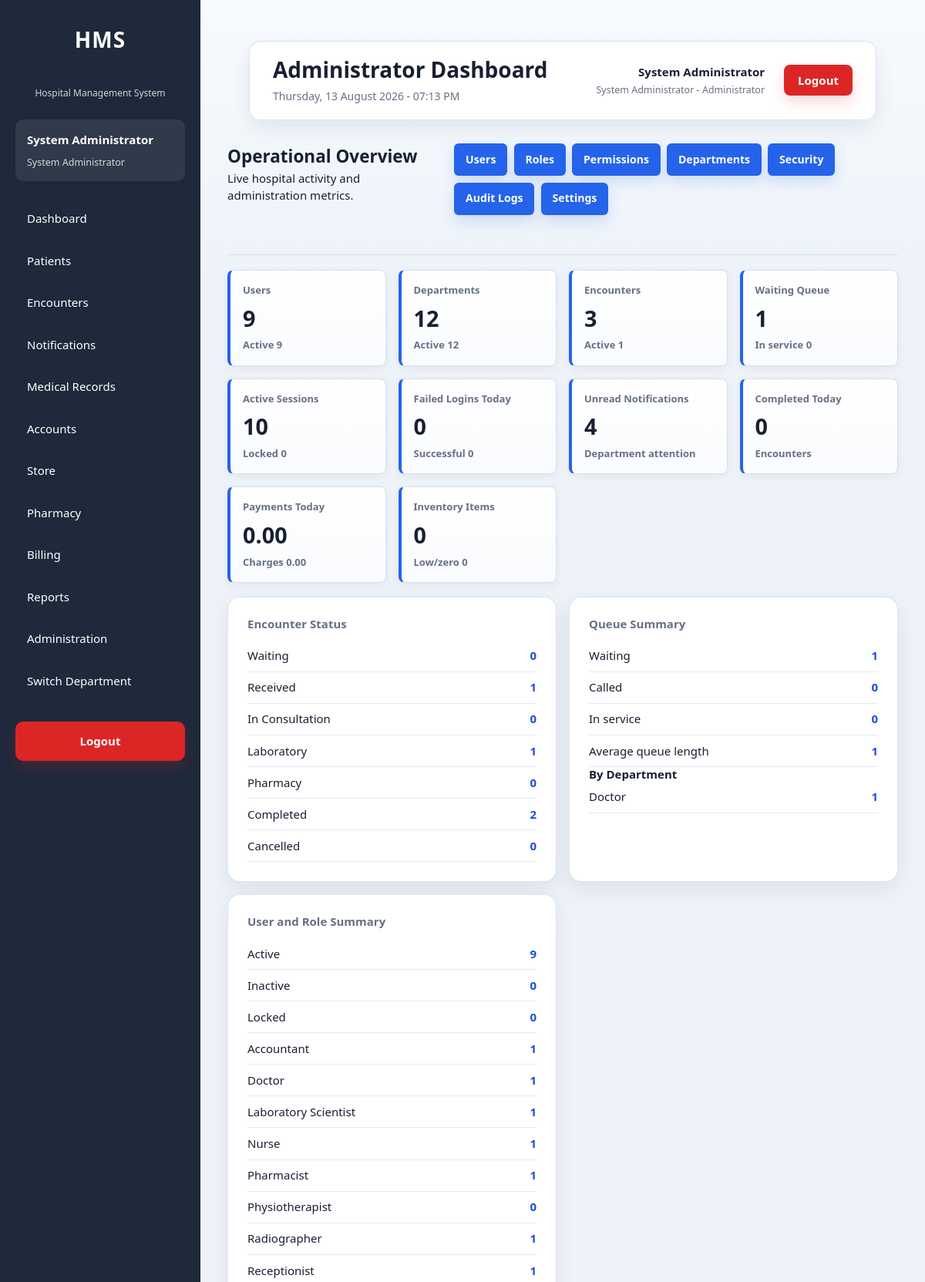
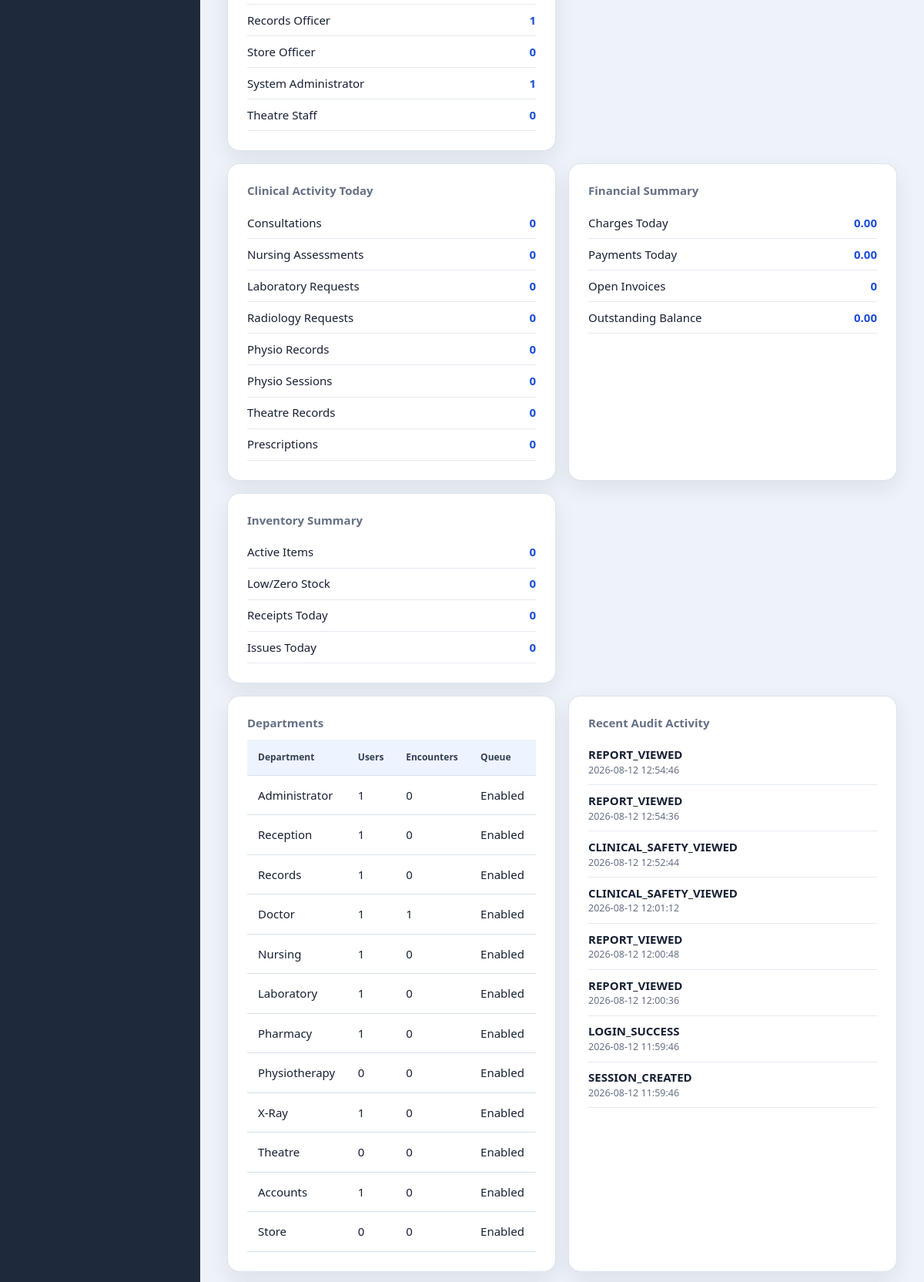
The page /dashboard/admin.php (signed in, upper part) on the database its author committed (2 pictures, top to bottom).
### tables this page shows
CREATE TABLE `departments` (
  `id` int(11) NOT NULL AUTO_INCREMENT,
  `department_name` varchar(100) NOT NULL,
  `department_code` varchar(30) NOT NULL,
  `description` text DEFAULT NULL,
  `location` varchar(150) DEFAULT NULL,
  `contact_extension` varchar(30) DEFAULT NULL,
  `department_type` enum('Clinical','Administrative','Diagnostic','Support') NOT NULL DEFAULT 'Support',
  `queue_enabled` tinyint(1) NOT NULL DEFAULT 1,
  `is_active` tinyint(1) NOT NULL DEFAULT 1,
  `display_order` int(11) NOT NULL DEFAULT 0,
  `created_at` timestamp NOT NULL DEFAULT current_timestamp(),
  `updated_at` timestamp NULL DEFAULT NULL ON UPDATE current_timestamp(),
  PRIMARY KEY (`id`),
  UNIQUE KEY `uq_departments_name` (`department_name`),
  UNIQUE KEY `uq_departments_code` (`department_code`),
  KEY `idx_departments_active` (`is_active`),
  KEY `idx_departments_type` (`department_type`),
  KEY `idx_departments_queue` (`queue_enabled`)
);

CREATE TABLE `audit_logs` (
  `id` int(11) NOT NULL AUTO_INCREMENT,
  `user_id` int(11) DEFAULT NULL,
  `visit_id` int(11) DEFAULT NULL,
  `patient_id` int(11) DEFAULT NULL,
  `module` varchar(100) NOT NULL,
  `action` varchar(100) NOT NULL,
  `description` text DEFAULT NULL,
  `ip_address` varchar(50) DEFAULT NULL,
  `user_agent` varchar(255) DEFAULT NULL,
  `department_id` int(11) DEFAULT NULL,
  `severity` varchar(20) NOT NULL DEFAULT 'INFO',
  `event_type` varchar(100) NOT NULL DEFAULT 'GENERAL',
  `created_at` timestamp NOT NULL DEFAULT current_timestamp(),
  PRIMARY KEY (`id`),
  KEY `idx_audit_user` (`user_id`),
  KEY `idx_audit_visit` (`visit_id`),
  KEY `idx_audit_patient_created` (`patient_id`,`created_at`),
  KEY `idx_audit_module` (`module`),
  KEY `idx_audit_created` (`created_at`),
  KEY `idx_audit_action_created` (`action`,`created_at`),
  KEY `idx_audit_user_created` (`user_id`,`created_at`),
  KEY `idx_audit_ip_created` (`ip_address`,`created_at`),
  KEY `idx_audit_department_created` (`department_id`,`created_at`),
  KEY `idx_audit_module_created` (`module`,`created_at`),
  KEY `idx_audit_event_created` (`event_type`,`created_at`),
  KEY `idx_audit_severity_created` (`severity`,`created_at`),
  KEY `idx_audit_visit_created` (`visit_id`,`created_at`),
  CONSTRAINT `fk_audit_department` FOREIGN KEY (`department_id`) REFERENCES `departments` (`id`) ON DELETE SET NULL ON UPDATE CASCADE,
  CONSTRAINT `fk_audit_patient` FOREIGN KEY (`patient_id`) REFERENCES `patients` (`id`) ON DELETE SET NULL ON UPDATE CASCADE,
  CONSTRAINT `fk_audit_user` FOREIGN KEY (`user_id`) REFERENCES `users` (`id`) ON DELETE SET NULL ON UPDATE CASCADE,
  CONSTRAINT `fk_audit_visit` FOREIGN KEY (`visit_id`) REFERENCES `visits` (`id`) ON DELETE SET NULL ON UPDATE CASCADE
);

### dashboard/admin.php (the view, shortened to what the rows shown need)
<?php
require_once __DIR__ . '/../config/auth.php';
require_once __DIR__ . '/../config/database.php';
require_once __DIR__ . '/../services/DashboardService.php';
$dashboardService = new DashboardService($pdo);
$dashboardService->recordDashboardView((int)($currentUser['id'] ?? 0));
$dashboard = $dashboardService->getAdministratorDashboard();
$data = $dashboard['data'] ?? [];
$users = $data['users'] ?? [];
$departments = $data['departments'] ?? [];
$encounters = $data['encounters'] ?? [];
$audit = $data['audit'] ?? [];
require_once __DIR__ . '/../layouts/header.php';
require_once __DIR__ . '/../layouts/sidebar.php';
function dashboardCount(array $values, string $key): int
{
    return (int)($values[$key] ?? 0);
}
?>
<main class="content admin-dashboard">
    <?php require_once __DIR__ . '/../layouts/navbar.php'; ?>
    <section class="dashboard-heading">
        <div>
            <h2>Operational Overview</h2>
        </div>
    </section>
    <section class="dashboard-columns">
        <article class="card">
            <div class="metric-list">
                <?php foreach ([
                    ['Waiting', dashboardCount($encounters, 'waiting')],
                    ['Received', dashboardCount($encounters, 'received')],
                    ['In Consultation', dashboardCount($encounters, 'in_consultation')],
                    ['Laboratory', dashboardCount($encounters, 'laboratory')],
                    ['Pharmacy', dashboardCount($encounters, 'pharmacy')],
                    ['Completed', dashboardCount($encounters, 'completed')],
                    ['Cancelled', dashboardCount($encounters, 'cancelled')]
                ] as $metric): ?>
                    <div><span><?= e($metric[0]) ?></span><strong><?= (int)$metric[1] ?></strong></div>
                <?php endforeach; ?>
            </div>
        </article>
        <article class="card">
            <div class="metric-list">
                <div><span>Active</span><strong><?= dashboardCount($users, 'active') ?></strong></div>
            </div>
        </article>
    </section>
    <section class="dashboard-columns">
        <article class="card">
            <div class="table-wrapper">
                <table>
                    <thead><tr><th>Department</th><th>Users</th><th>Encounters</th><th>Queue</th></tr></thead>
                    <tbody>
                    <?php foreach (($departments['items'] ?? []) as $department): ?>
                        <tr>
                            <td><?= e($department['department_name']) ?></td>
                            <td><?= (int)$department['active_users'] ?></td>
                            <td><?= (int)$department['active_encounters'] ?></td>
                            <td><?= !empty($department['queue_enabled']) ? 'Enabled' : 'Disabled' ?></td>
                        </tr>
                    <?php endforeach; ?>
                    </tbody>
                </table>
            </div>
        </article>
        <article class="card">
            <?php foreach (array_slice($audit['recent'] ?? [], 0, 8) as $event): ?>
                <div class="activity-row"><strong><?= e($event['action'] ?? '') ?></strong><small><?= e($event['created_at'] ?? '') ?></small></div>
            <?php endforeach; ?>
        </article>
    </section>
</main>
<?php require_once __DIR__ . '/../layouts/footer.php'; ?>

### rows shown on the page
departments: department_name "Pharmacy", metric "0", active_users "1", active_encounters "0", queue_enabled "Enabled"
departments: id "9", department_name "X-Ray", active_users "1", active_encounters "0", queue_enabled "Enabled"
departments: department_name "Administrator", active_users "1", active_encounters "0", queue_enabled "Enabled"
departments: department_name "Reception", active_users "1", active_encounters "0", queue_enabled "Enabled"
departments: department_name "Records", active_users "1", active_encounters "0", queue_enabled "Enabled"
departments: department_name "Doctor", active_users "1", active_encounters "1", queue_enabled "Enabled"
departments: department_name "Nursing", active_users "1", active_encounters "0", queue_enabled "Enabled"
departments: department_name "Laboratory", active_users "1", active_encounters "0", queue_enabled "Enabled"
departments: department_name "Physiotherapy", active_users "0", active_encounters "0", queue_enabled "Enabled"
departments: department_name "Theatre", active_users "0", active_encounters "0", queue_enabled "Enabled"
departments: department_name "Accounts", active_users "1", active_encounters "0", queue_enabled "Enabled"
departments: department_name "Store", active_users "0", active_encounters "0", queue_enabled "Enabled"
audit_logs: action "REPORT_VIEWED", created_at "2026-08-12 12:54:46"
audit_logs: action "REPORT_VIEWED", created_at "2026-08-12 12:54:36"
audit_logs: action "CLINICAL_SAFETY_VIEWED", created_at "2026-08-12 12:52:44"
audit_logs: action "CLINICAL_SAFETY_VIEWED", created_at "2026-08-12 12:01:12"
audit_logs: action "REPORT_VIEWED", created_at "2026-08-12 12:00:48"
audit_logs: action "REPORT_VIEWED", created_at "2026-08-12 12:00:36"
audit_logs: action "LOGIN_SUCCESS", created_at "2026-08-12 11:59:46"
audit_logs: action "SESSION_CREATED", created_at "2026-08-12 11:59:46"

### other values the page prints
$currentUser['first_name'] "System"
$currentUser['last_name'] "Administrator"
$currentUser['role_name'] "System Administrator"
$pageTitle "Administrator Dashboard"
$currentUser['active_department_name'] "Administrator"
$card[0] "Users"
$card[1] "9"
$card[2] "Active 9"
$card[0] "Departments"
$card[1] "12"
$card[2] "Active 12"
$card[0] "Encounters"
$card[1] "3"
$card[2] "Active 1"
$card[0] "Waiting Queue"
